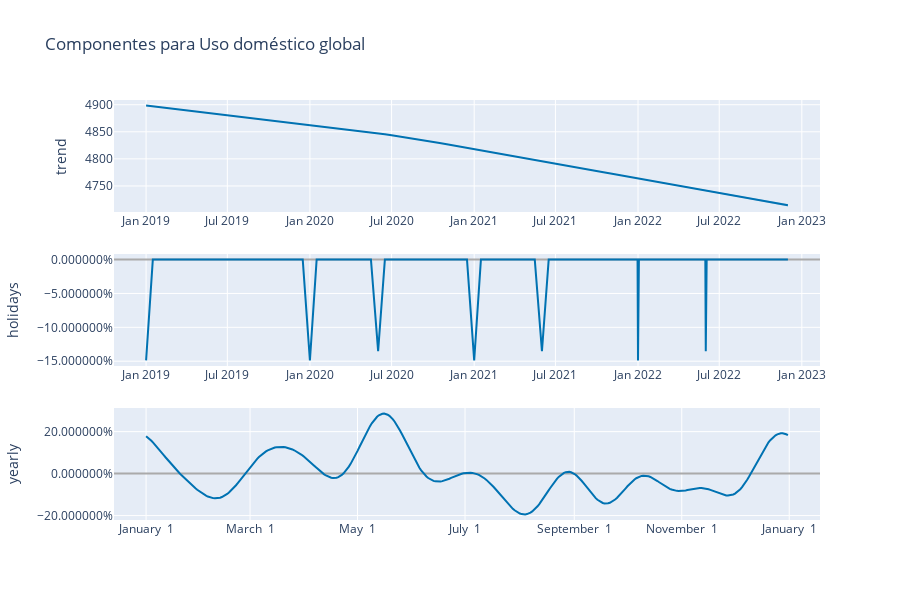

Notebook cell for this chart:
### Code cell
#np.array(Domestico.groupby("ds").y.mean())
TendencyConsumtion = pd.DataFrame([pd.DataFrame(Domestico.groupby("ds").y.mean()).index, np.array(Domestico.groupby("ds").y.mean())]).T
TendencyConsumtion.columns = ['ds', 'y']
analyze(TendencyConsumtion, name = 'Uso doméstico global', gt_0 = True, max_ = 15_000, prior = 0.05, monthly = True)

### Figure 1 — Plotly figure (JSON) as saved in the notebook; plotly's stock layout.template omitted (floating-point values rounded to 4 significant figures; data arrays with more than 128 entries replaced by an {"elided": "..."} marker saying what was removed)
{"data": [{"line": {"color": "#0072B2", "width": 2}, "mode": "lines", "name": "trend", "type": "scatter", "x": {"elided": "433 str values"}, "xaxis": "x", "y": {"elided": "433 float values"}, "yaxis": "y"}, {"line": {"color": "rgba(0, 114, 178, 0.2)", "width": 0}, "mode": "lines", "name": "trend_upper", "type": "scatter", "x": {"elided": "433 str values"}, "xaxis": "x", "y": {"elided": "433 float values"}, "yaxis": "y"}, {"fill": "tonexty", "fillcolor": "rgba(0, 114, 178, 0.2)", "line": {"color": "rgba(0, 114, 178, 0.2)", "width": 0}, "mode": "lines", "name": "trend_lower", "type": "scatter", "x": {"elided": "433 str values"}, "xaxis": "x", "y": {"elided": "433 float values"}, "yaxis": "y"}, {"line": {"color": "#0072B2", "width": 2}, "mode": "lines", "name": "holidays", "text": {"elided": "433 str values"}, "type": "scatter", "x": {"elided": "433 str values"}, "xaxis": "x2", "y": {"elided": "433 float values"}, "yaxis": "y2"}, {"line": {"color": "#0072B2", "width": 2}, "mode": "lines", "name": "yearly", "type": "scatter", "x": {"elided": "365 str values"}, "xaxis": "x3", "y": {"elided": "365 float values"}, "yaxis": "y3"}], "layout": {"height": 600, "showlegend": false, "title": {"text": "Componentes para Uso doméstico global"}, "width": 900, "xaxis": {"anchor": "y", "domain": [0, 1], "range": ["2018-10-21T12:00:00", "2023-02-10T12:00:00"], "type": "date"}, "xaxis2": {"anchor": "y2", "domain": [0, 1], "range": ["2018-10-21T12:00:00", "2023-02-10T12:00:00"], "type": "date"}, "xaxis3": {"anchor": "y3", "domain": [0, 1], "range": ["2016-12-13T18:54:02.958904115", "2018-01-18T11:04:57.863013581"], "tickformat": "%B %e", "type": "date"}, "yaxis": {"anchor": "x", "domain": [0.7333, 1], "rangemode": "normal", "title": {"text": "trend"}, "zerolinecolor": "#AAA"}, "yaxis2": {"anchor": "x2", "domain": [0.3667, 0.6333], "hoverformat": ".2%", "rangemode": "tozero", "tickformat": "%", "title": {"text": "holidays"}, "zerolinecolor": "#AAA"}, "yaxis3": {"anchor": "x3", "domain": [0, 0.2667], "hoverformat": ".2%", "tickformat": "%", "title": {"text": "yearly"}, "zerolinecolor": "#AAA"}}}
